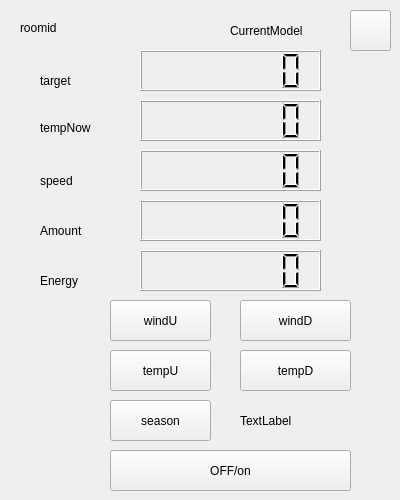
<?xml version="1.0" encoding="UTF-8"?>
<ui version="4.0">
 <class>Slavecharge</class>
 <widget class="QWidget" name="Slavecharge">
  <property name="geometry">
   <rect>
    <x>0</x>
    <y>0</y>
    <width>400</width>
    <height>500</height>
   </rect>
  </property>
  <property name="windowTitle">
   <string>Form</string>
  </property>
  <widget class="QLabel" name="label">
   <property name="geometry">
    <rect>
     <x>20</x>
     <y>20</y>
     <width>141</width>
     <height>16</height>
    </rect>
   </property>
   <property name="styleSheet">
    <string notr="true">font: 11pt &quot;黑体&quot;;</string>
   </property>
   <property name="text">
    <string>roomid</string>
   </property>
  </widget>
  <widget class="QLabel" name="label_2">
   <property name="geometry">
    <rect>
     <x>10</x>
     <y>30</y>
     <width>111</width>
     <height>16</height>
    </rect>
   </property>
   <property name="styleSheet">
    <string notr="true">font: 11pt &quot;黑体&quot;;</string>
   </property>
   <property name="text">
    <string/>
   </property>
  </widget>
  <widget class="QPushButton" name="onoff">
   <property name="geometry">
    <rect>
     <x>110</x>
     <y>450</y>
     <width>241</width>
     <height>41</height>
    </rect>
   </property>
   <property name="text">
    <string>OFF/on</string>
   </property>
  </widget>
  <widget class="QPushButton" name="TPU">
   <property name="geometry">
    <rect>
     <x>110</x>
     <y>350</y>
     <width>101</width>
     <height>41</height>
    </rect>
   </property>
   <property name="text">
    <string>tempU</string>
   </property>
  </widget>
  <widget class="QPushButton" name="TPD">
   <property name="geometry">
    <rect>
     <x>240</x>
     <y>350</y>
     <width>111</width>
     <height>41</height>
    </rect>
   </property>
   <property name="text">
    <string>tempD</string>
   </property>
  </widget>
  <widget class="QPushButton" name="WUP">
   <property name="geometry">
    <rect>
     <x>110</x>
     <y>300</y>
     <width>101</width>
     <height>41</height>
    </rect>
   </property>
   <property name="text">
    <string>windU</string>
   </property>
  </widget>
  <widget class="QPushButton" name="WDN">
   <property name="geometry">
    <rect>
     <x>240</x>
     <y>300</y>
     <width>111</width>
     <height>41</height>
    </rect>
   </property>
   <property name="text">
    <string>windD</string>
   </property>
  </widget>
  <widget class="QLCDNumber" name="showTemp">
   <property name="geometry">
    <rect>
     <x>140</x>
     <y>50</y>
     <width>181</width>
     <height>41</height>
    </rect>
   </property>
   <property name="digitCount">
    <number>7</number>
   </property>
  </widget>
  <widget class="QLCDNumber" name="showWind">
   <property name="geometry">
    <rect>
     <x>140</x>
     <y>150</y>
     <width>181</width>
     <height>41</height>
    </rect>
   </property>
   <property name="digitCount">
    <number>7</number>
   </property>
  </widget>
  <widget class="QLabel" name="label_3">
   <property name="geometry">
    <rect>
     <x>40</x>
     <y>70</y>
     <width>81</width>
     <height>21</height>
    </rect>
   </property>
   <property name="styleSheet">
    <string notr="true">font: 11pt &quot;黑体&quot;;</string>
   </property>
   <property name="text">
    <string>target</string>
   </property>
  </widget>
  <widget class="QLabel" name="label_4">
   <property name="geometry">
    <rect>
     <x>410</x>
     <y>350</y>
     <width>54</width>
     <height>12</height>
    </rect>
   </property>
   <property name="text">
    <string>wind</string>
   </property>
  </widget>
  <widget class="QLCDNumber" name="tempNow">
   <property name="geometry">
    <rect>
     <x>140</x>
     <y>100</y>
     <width>181</width>
     <height>41</height>
    </rect>
   </property>
   <property name="digitCount">
    <number>7</number>
   </property>
  </widget>
  <widget class="QLabel" name="label_5">
   <property name="geometry">
    <rect>
     <x>40</x>
     <y>120</y>
     <width>71</width>
     <height>16</height>
    </rect>
   </property>
   <property name="styleSheet">
    <string notr="true">font: 11pt &quot;黑体&quot;;</string>
   </property>
   <property name="text">
    <string>tempNow</string>
   </property>
  </widget>
  <widget class="QPushButton" name="quit">
   <property name="geometry">
    <rect>
     <x>350</x>
     <y>10</y>
     <width>41</width>
     <height>41</height>
    </rect>
   </property>
   <property name="text">
    <string/>
   </property>
  </widget>
  <widget class="QLabel" name="label_6">
   <property name="geometry">
    <rect>
     <x>10</x>
     <y>0</y>
     <width>400</width>
     <height>500</height>
    </rect>
   </property>
   <property name="text">
    <string/>
   </property>
  </widget>
  <widget class="QLabel" name="label_7">
   <property name="geometry">
    <rect>
     <x>40</x>
     <y>170</y>
     <width>81</width>
     <height>21</height>
    </rect>
   </property>
   <property name="styleSheet">
    <string notr="true">font: 11pt &quot;黑体&quot;;</string>
   </property>
   <property name="text">
    <string>speed</string>
   </property>
  </widget>
  <widget class="QLabel" name="WorkModel">
   <property name="geometry">
    <rect>
     <x>230</x>
     <y>20</y>
     <width>101</width>
     <height>21</height>
    </rect>
   </property>
   <property name="styleSheet">
    <string notr="true">font: 11pt &quot;黑体&quot;;</string>
   </property>
   <property name="text">
    <string>CurrentModel</string>
   </property>
  </widget>
  <widget class="QPushButton" name="season">
   <property name="geometry">
    <rect>
     <x>110</x>
     <y>400</y>
     <width>101</width>
     <height>41</height>
    </rect>
   </property>
   <property name="text">
    <string>season</string>
   </property>
  </widget>
  <widget class="QLabel" name="label_8">
   <property name="geometry">
    <rect>
     <x>240</x>
     <y>400</y>
     <width>101</width>
     <height>41</height>
    </rect>
   </property>
   <property name="text">
    <string>TextLabel</string>
   </property>
  </widget>
  <widget class="QLCDNumber" name="showAmount">
   <property name="geometry">
    <rect>
     <x>140</x>
     <y>200</y>
     <width>181</width>
     <height>41</height>
    </rect>
   </property>
   <property name="digitCount">
    <number>7</number>
   </property>
  </widget>
  <widget class="QLCDNumber" name="showEnergy">
   <property name="geometry">
    <rect>
     <x>140</x>
     <y>250</y>
     <width>181</width>
     <height>41</height>
    </rect>
   </property>
   <property name="digitCount">
    <number>7</number>
   </property>
  </widget>
  <widget class="QLabel" name="label_9">
   <property name="geometry">
    <rect>
     <x>40</x>
     <y>220</y>
     <width>81</width>
     <height>21</height>
    </rect>
   </property>
   <property name="styleSheet">
    <string notr="true">font: 11pt &quot;黑体&quot;;</string>
   </property>
   <property name="text">
    <string>Amount</string>
   </property>
  </widget>
  <widget class="QLabel" name="label_10">
   <property name="geometry">
    <rect>
     <x>40</x>
     <y>270</y>
     <width>81</width>
     <height>21</height>
    </rect>
   </property>
   <property name="styleSheet">
    <string notr="true">font: 11pt &quot;黑体&quot;;</string>
   </property>
   <property name="text">
    <string>Energy</string>
   </property>
  </widget>
  <zorder>label_6</zorder>
  <zorder>label</zorder>
  <zorder>label_2</zorder>
  <zorder>onoff</zorder>
  <zorder>TPU</zorder>
  <zorder>TPD</zorder>
  <zorder>WUP</zorder>
  <zorder>WDN</zorder>
  <zorder>showTemp</zorder>
  <zorder>showWind</zorder>
  <zorder>label_3</zorder>
  <zorder>label_4</zorder>
  <zorder>tempNow</zorder>
  <zorder>label_5</zorder>
  <zorder>quit</zorder>
  <zorder>label_7</zorder>
  <zorder>WorkModel</zorder>
  <zorder>season</zorder>
  <zorder>label_8</zorder>
  <zorder>showAmount</zorder>
  <zorder>showEnergy</zorder>
  <zorder>label_9</zorder>
  <zorder>label_10</zorder>
 </widget>
 <resources/>
 <connections/>
</ui>
